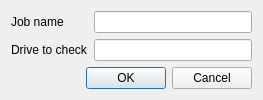
<?xml version="1.0" encoding="UTF-8"?>
<ui version="4.0">
 <class>EditDiskSpaceJobDialog</class>
 <widget class="QDialog" name="EditDiskSpaceJobDialog">
  <property name="geometry">
   <rect>
    <x>0</x>
    <y>0</y>
    <width>263</width>
    <height>96</height>
   </rect>
  </property>
  <property name="windowTitle">
   <string>Dialog</string>
  </property>
  <layout class="QVBoxLayout" name="verticalLayout">
   <item>
    <layout class="QFormLayout" name="formLayout">
     <item row="0" column="0">
      <widget class="QLabel" name="jobNameLabel">
       <property name="text">
        <string>Job name</string>
       </property>
      </widget>
     </item>
     <item row="0" column="1">
      <widget class="QLineEdit" name="jobNameEdit"/>
     </item>
     <item row="1" column="0">
      <widget class="QLabel" name="driveLabel">
       <property name="text">
        <string>Drive to check</string>
       </property>
      </widget>
     </item>
     <item row="1" column="1">
      <widget class="QLineEdit" name="driveEdit"/>
     </item>
    </layout>
   </item>
   <item>
    <layout class="QHBoxLayout" name="horizontalLayout">
     <item>
      <spacer name="horizontalSpacer">
       <property name="orientation">
        <enum>Qt::Horizontal</enum>
       </property>
       <property name="sizeHint" stdset="0">
        <size>
         <width>40</width>
         <height>20</height>
        </size>
       </property>
      </spacer>
     </item>
     <item>
      <widget class="QDialogButtonBox" name="buttonBox">
       <property name="orientation">
        <enum>Qt::Horizontal</enum>
       </property>
       <property name="standardButtons">
        <set>QDialogButtonBox::Cancel|QDialogButtonBox::Ok</set>
       </property>
      </widget>
     </item>
    </layout>
   </item>
  </layout>
 </widget>
 <resources/>
 <connections>
  <connection>
   <sender>buttonBox</sender>
   <signal>accepted()</signal>
   <receiver>EditDiskSpaceJobDialog</receiver>
   <slot>accept()</slot>
   <hints>
    <hint type="sourcelabel">
     <x>248</x>
     <y>254</y>
    </hint>
    <hint type="destinationlabel">
     <x>157</x>
     <y>274</y>
    </hint>
   </hints>
  </connection>
  <connection>
   <sender>buttonBox</sender>
   <signal>rejected()</signal>
   <receiver>EditDiskSpaceJobDialog</receiver>
   <slot>reject()</slot>
   <hints>
    <hint type="sourcelabel">
     <x>316</x>
     <y>260</y>
    </hint>
    <hint type="destinationlabel">
     <x>286</x>
     <y>274</y>
    </hint>
   </hints>
  </connection>
 </connections>
</ui>
